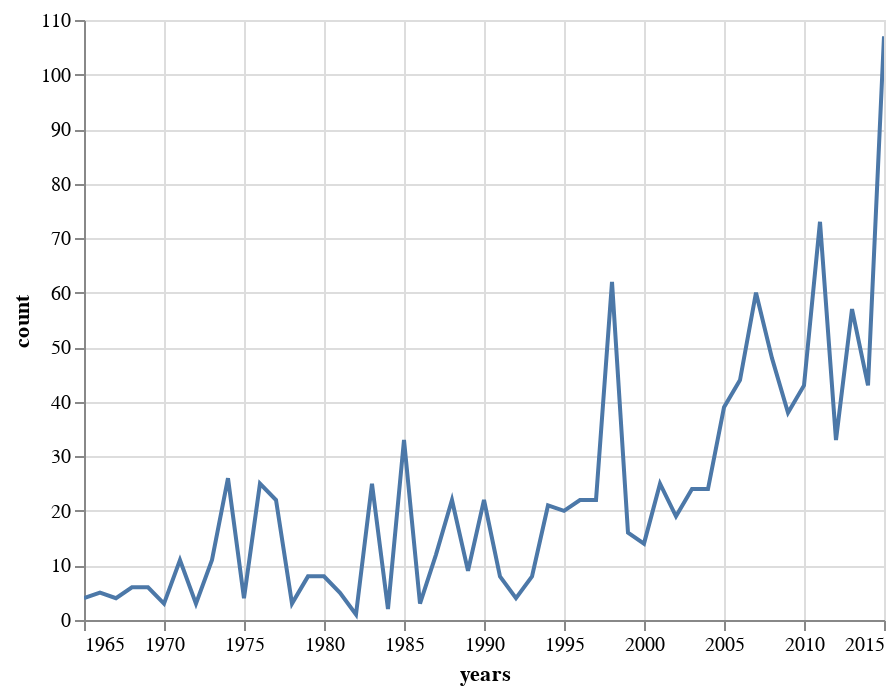

Here is the notebook cell this chart was saved with:
### Markdown cell above
Plot the time series.

### Code cell
alt.Chart(timeseries).mark_line().encode(
    x='years',
    y='count'
).interactive()

### Figure 1 — Vega-Lite specification as saved in the notebook (floating-point values rounded to 4 significant figures)
{"config": {"view": {"continuousWidth": 400, "continuousHeight": 300}}, "data": {"name": "data-f4da5d92a9f8fcb239fead2a835f932b"}, "mark": "line", "encoding": {"x": {"field": "years", "type": "temporal"}, "y": {"field": "count", "type": "quantitative"}}, "selection": {"selector003": {"type": "interval", "bind": "scales", "encodings": ["x", "y"]}}, "$schema": "https://vega.github.io/schema/vega-lite/v4.17.0.json", "datasets": {"data-f4da5d92a9f8fcb239fead2a835f932b": [{"years": "1965-01-01T00:00:00", "count": 4}, {"years": "1966-01-01T00:00:00", "count": 5}, {"years": "1967-01-01T00:00:00", "count": 4}, {"years": "1968-01-01T00:00:00", "count": 6}, {"years": "1969-01-01T00:00:00", "count": 6}, {"years": "1970-01-01T00:00:00", "count": 3}, {"years": "1971-01-01T00:00:00", "count": 11}, {"years": "1972-01-01T00:00:00", "count": 3}, {"years": "1973-01-01T00:00:00", "count": 11}, {"years": "1974-01-01T00:00:00", "count": 26}, {"years": "1975-01-01T00:00:00", "count": 4}, {"years": "1976-01-01T00:00:00", "count": 25}, {"years": "1977-01-01T00:00:00", "count": 22}, {"years": "1978-01-01T00:00:00", "count": 3}, {"years": "1979-01-01T00:00:00", "count": 8}, {"years": "1980-01-01T00:00:00", "count": 8}, {"years": "1981-01-01T00:00:00", "count": 5}, {"years": "1982-01-01T00:00:00", "count": 1}, {"years": "1983-01-01T00:00:00", "count": 25}, {"years": "1984-01-01T00:00:00", "count": 2}, {"years": "1985-01-01T00:00:00", "count": 33}, {"years": "1986-01-01T00:00:00", "count": 3}, {"years": "1987-01-01T00:00:00", "count": 12}, {"years": "1988-01-01T00:00:00", "count": 22}, {"years": "1989-01-01T00:00:00", "count": 9}, {"years": "1990-01-01T00:00:00", "count": 22}, {"years": "1991-01-01T00:00:00", "count": 8}, {"years": "1992-01-01T00:00:00", "count": 4}, {"years": "1993-01-01T00:00:00", "count": 8}, {"years": "1994-01-01T00:00:00", "count": 21}, {"years": "1995-01-01T00:00:00", "count": 20}, {"years": "1996-01-01T00:00:00", "count": 22}, {"years": "1997-01-01T00:00:00", "count": 22}, {"years": "1998-01-01T00:00:00", "count": 62}, {"years": "1999-01-01T00:00:00", "count": 16}, {"years": "2000-01-01T00:00:00", "count": 14}, {"years": "2001-01-01T00:00:00", "count": 25}, {"years": "2002-01-01T00:00:00", "count": 19}, {"years": "2003-01-01T00:00:00", "count": 24}, {"years": "2004-01-01T00:00:00", "count": 24}, {"years": "2005-01-01T00:00:00", "count": 39}, {"years": "2006-01-01T00:00:00", "count": 44}, {"years": "2007-01-01T00:00:00", "count": 60}, {"years": "2008-01-01T00:00:00", "count": 48}, {"years": "2009-01-01T00:00:00", "count": 38}, {"years": "2010-01-01T00:00:00", "count": 43}, {"years": "2011-01-01T00:00:00", "count": 73}, {"years": "2012-01-01T00:00:00", "count": 33}, {"years": "2013-01-01T00:00:00", "count": 57}, {"years": "2014-01-01T00:00:00", "count": 43}, {"years": "2015-01-01T00:00:00", "count": 107}]}}
